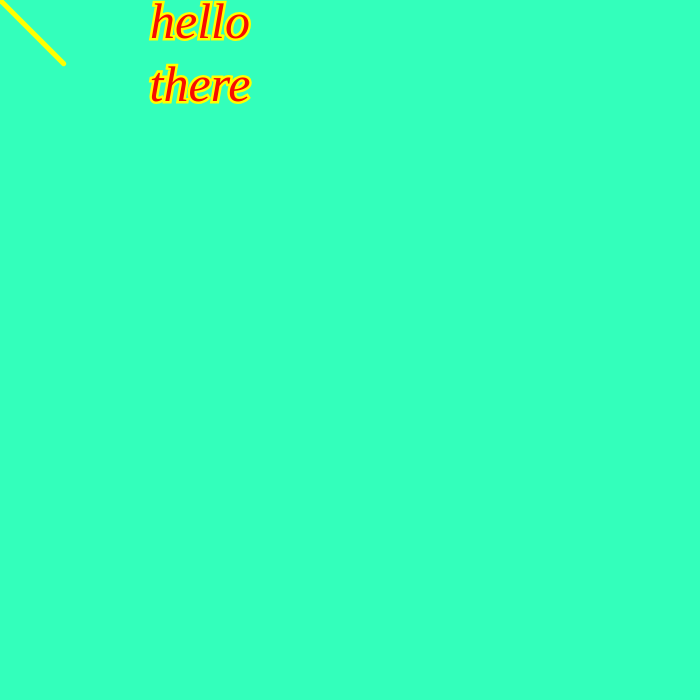
Frame 1 (no input)
Frame 60 (no input): identical to frame 1, image omitted
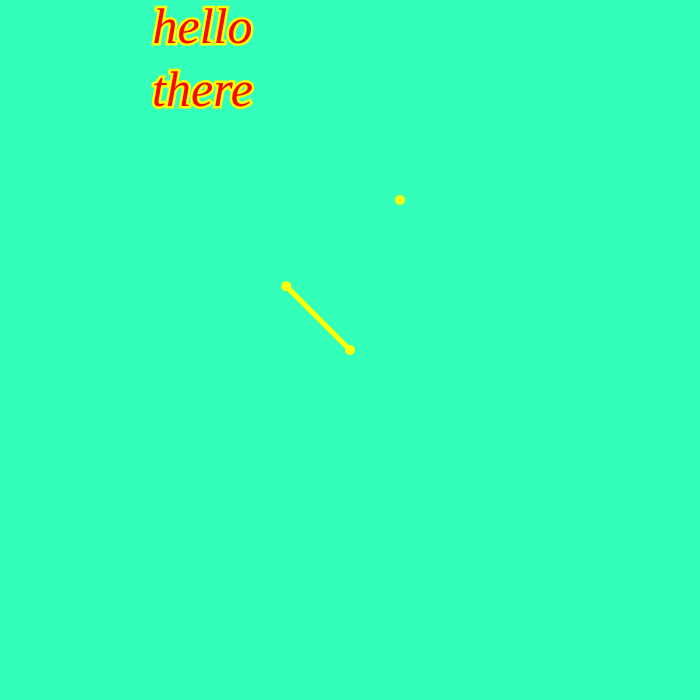
Frame 120 (the mouse pressed at the canvas centre since frame 60)

The p5.js sketch that drew these frames (run headless with seeded random() and noise() and a simulated clock; from frame 60 on, the mouse is pressed at the canvas centre):

// p5.js sketch
// ── sketch.js
var diam1=0;
let x = 100,
  y = 100,
  angle = 0.0,
  segLength = 90;

function setup() {
  createCanvas(700,700);
  strokeWeight(20.0);
  stroke(255, 100);
}
  // this setup locks the backround 

function draw() {
  background("#33ffbb");
  fill("#f70b00");
  stroke("#ffff00");
  strokeWeight(5);
  ellipse(400,200,diam1,diam1); //this places the 3rd still ball//


  fill("#f70b00");
  ellipse(mouseX,mouseY,diam1,diam1);
  {
  textSize(50);
  textFont("Georgia");
  textStyle(ITALIC);
  textAlign(CENTER);
  text("hello there",200,diam1,diam1);//this allows the hello come into the screen//
  }
//this tells the line and ball to follow the cursor//
  dx =mouseX- x;
  dy =mouseY- y;
  angle1 =atan2(dy,dx);
  x =mouseX-cos(angle1) * segLength;
  y =mouseY-sin(angle1) * segLength;
  segment(x,y,angle1);
  ellipse(x,y,diam1,diam1);
  
}
function mousePressed(){ //allows the balls to increase size and allows the text to move//
  if(diam1>70){
    diam1=0;
  }else{
  diam1=diam1+5;
  }
}
function segment(x,y,b) { //this places the ball and second line//
  push();
  translate(x, y);
  rotate(b);
  line(0, 0, segLength, 0);
  pop();
}
